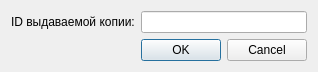
<?xml version="1.0" encoding="UTF-8"?>
<ui version="4.0">
 <class>GUI_GetOutBook</class>
 <widget class="QDialog" name="GUI_GetOutBook">
  <property name="geometry">
   <rect>
    <x>0</x>
    <y>0</y>
    <width>318</width>
    <height>69</height>
   </rect>
  </property>
  <property name="windowTitle">
   <string>Выдача издания</string>
  </property>
  <layout class="QVBoxLayout" name="verticalLayout">
   <item>
    <layout class="QGridLayout" name="gridLayout">
     <item row="0" column="0">
      <widget class="QLabel" name="IDLabel">
       <property name="text">
        <string>ID выдаваемой копии:</string>
       </property>
      </widget>
     </item>
     <item row="0" column="1">
      <widget class="QLineEdit" name="IDText"/>
     </item>
    </layout>
   </item>
   <item>
    <widget class="QDialogButtonBox" name="buttonBox">
     <property name="standardButtons">
      <set>QDialogButtonBox::Cancel|QDialogButtonBox::Ok</set>
     </property>
    </widget>
   </item>
  </layout>
 </widget>
 <layoutdefault spacing="6" margin="11"/>
 <resources/>
 <connections/>
</ui>
